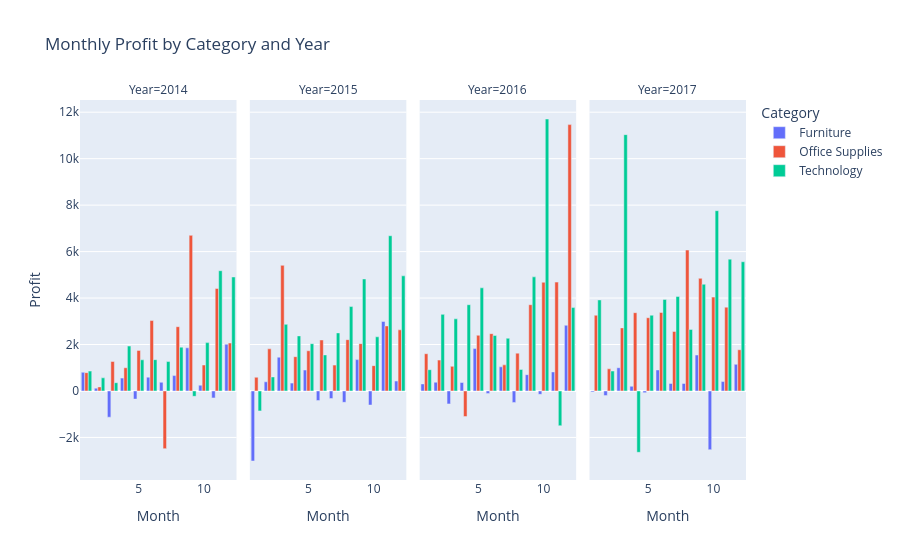

Write notebook code for a chart like this one.
### Code cell
categories_bymonth = df.groupby(['Year', 'Month', 'Category'])['Profit'].sum().reset_index()

fig = px.bar(
    categories_bymonth,
    x='Month',
    y='Profit',
    color='Category',
    facet_col='Year',
    title='Monthly Profit by Category and Year',
    barmode='group',
)
fig.show()

#Technology leads profit every year in Q4

### Figure 1 — Plotly figure (JSON) as saved in the notebook; plotly's stock layout.template omitted (floating-point values rounded to 4 significant figures)
{"data": [{"alignmentgroup": "True", "hovertemplate": "Category=Furniture<br>Year=2014<br>Month=%{x}<br>Profit=%{y}<extra></extra>", "legendgroup": "Furniture", "marker": {"color": "#636efa", "pattern": {"shape": ""}}, "name": "Furniture", "offsetgroup": "Furniture", "orientation": "v", "showlegend": true, "textposition": "auto", "type": "bar", "x": [1, 2, 3, 4, 5, 6, 7, 8, 9, 10, 11, 12], "xaxis": "x", "y": [805.5, 120.7, -1129.0, 554.4, -349.9, 596.3, 374.2, 663.5, 1859.0, 249.2, -297.9, 2012.0], "yaxis": "y"}, {"alignmentgroup": "True", "hovertemplate": "Category=Furniture<br>Year=2015<br>Month=%{x}<br>Profit=%{y}<extra></extra>", "legendgroup": "Furniture", "marker": {"color": "#636efa", "pattern": {"shape": ""}}, "name": "Furniture", "offsetgroup": "Furniture", "orientation": "v", "showlegend": false, "textposition": "auto", "type": "bar", "x": [1, 2, 3, 4, 5, 6, 7, 8, 9, 10, 11, 12], "xaxis": "x2", "y": [-3014.0, 394.9, 1455.0, 338.7, 900.6, -412.7, -325.1, -487.5, 1350.0, -605.5, 2992.0, 428.8], "yaxis": "y2"}, {"alignmentgroup": "True", "hovertemplate": "Category=Furniture<br>Year=2016<br>Month=%{x}<br>Profit=%{y}<extra></extra>", "legendgroup": "Furniture", "marker": {"color": "#636efa", "pattern": {"shape": ""}}, "name": "Furniture", "offsetgroup": "Furniture", "orientation": "v", "showlegend": false, "textposition": "auto", "type": "bar", "x": [1, 2, 3, 4, 5, 6, 7, 8, 9, 10, 11, 12], "xaxis": "x3", "y": [304.0, 377.0, -555.3, 364.8, 1824.0, -106.3, 1039.0, -494.1, 702.6, -144.7, 819.8, 2829.0], "yaxis": "y3"}, {"alignmentgroup": "True", "hovertemplate": "Category=Furniture<br>Year=2017<br>Month=%{x}<br>Profit=%{y}<extra></extra>", "legendgroup": "Furniture", "marker": {"color": "#636efa", "pattern": {"shape": ""}}, "name": "Furniture", "offsetgroup": "Furniture", "orientation": "v", "showlegend": false, "textposition": "auto", "type": "bar", "x": [1, 2, 3, 4, 5, 6, 7, 8, 9, 10, 11, 12], "xaxis": "x4", "y": [-39.44, -199.0, 1001.0, 202.5, -72.88, 905.0, 324.6, 322.2, 1549.0, -2527.0, 406.1, 1147.0], "yaxis": "y4"}, {"alignmentgroup": "True", "hovertemplate": "Category=Office Supplies<br>Year=2014<br>Month=%{x}<br>Profit=%{y}<extra></extra>", "legendgroup": "Office Supplies", "marker": {"color": "#EF553B", "pattern": {"shape": ""}}, "name": "Office Supplies", "offsetgroup": "Office Supplies", "orientation": "v", "showlegend": true, "textposition": "auto", "type": "bar", "x": [1, 2, 3, 4, 5, 6, 7, 8, 9, 10, 11, 12], "xaxis": "x", "y": [789.0, 176.1, 1270.0, 1000.0, 1747.0, 3031.0, -2482.0, 2768.0, 6700.0, 1118.0, 4412.0, 2064.0], "yaxis": "y"}, {"alignmentgroup": "True", "hovertemplate": "Category=Office Supplies<br>Year=2015<br>Month=%{x}<br>Profit=%{y}<extra></extra>", "legendgroup": "Office Supplies", "marker": {"color": "#EF553B", "pattern": {"shape": ""}}, "name": "Office Supplies", "offsetgroup": "Office Supplies", "orientation": "v", "showlegend": false, "textposition": "auto", "type": "bar", "x": [1, 2, 3, 4, 5, 6, 7, 8, 9, 10, 11, 12], "xaxis": "x2", "y": [589.9, 1814.0, 5408.0, 1477.0, 1732.0, 2195.0, 1114.0, 2209.0, 2038.0, 1091.0, 2800.0, 2632.0], "yaxis": "y2"}, {"alignmentgroup": "True", "hovertemplate": "Category=Office Supplies<br>Year=2016<br>Month=%{x}<br>Profit=%{y}<extra></extra>", "legendgroup": "Office Supplies", "marker": {"color": "#EF553B", "pattern": {"shape": ""}}, "name": "Office Supplies", "offsetgroup": "Office Supplies", "orientation": "v", "showlegend": false, "textposition": "auto", "type": "bar", "x": [1, 2, 3, 4, 5, 6, 7, 8, 9, 10, 11, 12], "xaxis": "x3", "y": [1604.0, 1330.0, 1061.0, -1100.0, 2398.0, 2467.0, 1124.0, 1629.0, 3714.0, 4680.0, 4687.0, 11470.0], "yaxis": "y3"}, {"alignmentgroup": "True", "hovertemplate": "Category=Office Supplies<br>Year=2017<br>Month=%{x}<br>Profit=%{y}<extra></extra>", "legendgroup": "Office Supplies", "marker": {"color": "#EF553B", "pattern": {"shape": ""}}, "name": "Office Supplies", "offsetgroup": "Office Supplies", "orientation": "v", "showlegend": false, "textposition": "auto", "type": "bar", "x": [1, 2, 3, 4, 5, 6, 7, 8, 9, 10, 11, 12], "xaxis": "x4", "y": [3260.0, 953.8, 2716.0, 3371.0, 3154.0, 3379.0, 2563.0, 6068.0, 4848.0, 4041.0, 3609.0, 1774.0], "yaxis": "y4"}, {"alignmentgroup": "True", "hovertemplate": "Category=Technology<br>Year=2014<br>Month=%{x}<br>Profit=%{y}<extra></extra>", "legendgroup": "Technology", "marker": {"color": "#00cc96", "pattern": {"shape": ""}}, "name": "Technology", "offsetgroup": "Technology", "orientation": "v", "showlegend": true, "textposition": "auto", "type": "bar", "x": [1, 2, 3, 4, 5, 6, 7, 8, 9, 10, 11, 12], "xaxis": "x", "y": [855.8, 565.5, 357.0, 1934.0, 1341.0, 1349.0, 1266.0, 1887.0, -230.0, 2081.0, 5178.0, 4907.0], "yaxis": "y"}, {"alignmentgroup": "True", "hovertemplate": "Category=Technology<br>Year=2015<br>Month=%{x}<br>Profit=%{y}<extra></extra>", "legendgroup": "Technology", "marker": {"color": "#00cc96", "pattern": {"shape": ""}}, "name": "Technology", "offsetgroup": "Technology", "orientation": "v", "showlegend": false, "textposition": "auto", "type": "bar", "x": [1, 2, 3, 4, 5, 6, 7, 8, 9, 10, 11, 12], "xaxis": "x2", "y": [-856.7, 604.9, 2869.0, 2371.0, 2036.0, 1553.0, 2500.0, 3635.0, 4821.0, 2332.0, 6683.0, 4956.0], "yaxis": "y2"}, {"alignmentgroup": "True", "hovertemplate": "Category=Technology<br>Year=2016<br>Month=%{x}<br>Profit=%{y}<extra></extra>", "legendgroup": "Technology", "marker": {"color": "#00cc96", "pattern": {"shape": ""}}, "name": "Technology", "offsetgroup": "Technology", "orientation": "v", "showlegend": false, "textposition": "auto", "type": "bar", "x": [1, 2, 3, 4, 5, 6, 7, 8, 9, 10, 11, 12], "xaxis": "x3", "y": [916.4, 3298.0, 3106.0, 3713.0, 4440.0, 2389.0, 2270.0, 927.0, 4912.0, 11710.0, -1495.0, 3590.0], "yaxis": "y3"}, {"alignmentgroup": "True", "hovertemplate": "Category=Technology<br>Year=2017<br>Month=%{x}<br>Profit=%{y}<extra></extra>", "legendgroup": "Technology", "marker": {"color": "#00cc96", "pattern": {"shape": ""}}, "name": "Technology", "offsetgroup": "Technology", "orientation": "v", "showlegend": false, "textposition": "auto", "type": "bar", "x": [1, 2, 3, 4, 5, 6, 7, 8, 9, 10, 11, 12], "xaxis": "x4", "y": [3919.0, 859.1, 11040.0, -2640.0, 3262.0, 3939.0, 4065.0, 2651.0, 4595.0, 7761.0, 5675.0, 5562.0], "yaxis": "y4"}], "layout": {"annotations": [{"font": {}, "showarrow": false, "text": "Year=2014", "x": 0.1175, "xanchor": "center", "xref": "paper", "y": 1, "yanchor": "bottom", "yref": "paper"}, {"font": {}, "showarrow": false, "text": "Year=2015", "x": 0.3725, "xanchor": "center", "xref": "paper", "y": 1, "yanchor": "bottom", "yref": "paper"}, {"font": {}, "showarrow": false, "text": "Year=2016", "x": 0.6275, "xanchor": "center", "xref": "paper", "y": 1, "yanchor": "bottom", "yref": "paper"}, {"font": {}, "showarrow": false, "text": "Year=2017", "x": 0.8825, "xanchor": "center", "xref": "paper", "y": 1, "yanchor": "bottom", "yref": "paper"}], "autosize": true, "barmode": "group", "legend": {"title": {"text": "Category"}, "tracegroupgap": 0}, "title": {"text": "Monthly Profit by Category and Year"}, "xaxis": {"anchor": "y", "autorange": true, "domain": [0, 0.235], "range": [0.5, 12.5], "title": {"text": "Month"}, "type": "linear"}, "xaxis2": {"anchor": "y2", "autorange": true, "domain": [0.255, 0.49], "matches": "x", "range": [0.5, 12.5], "title": {"text": "Month"}, "type": "linear"}, "xaxis3": {"anchor": "y3", "autorange": true, "domain": [0.51, 0.745], "matches": "x", "range": [0.5, 12.5], "title": {"text": "Month"}, "type": "linear"}, "xaxis4": {"anchor": "y4", "autorange": true, "domain": [0.765, 1.0], "matches": "x", "range": [0.5, 12.5], "title": {"text": "Month"}, "type": "linear"}, "yaxis": {"anchor": "x", "autorange": true, "domain": [0, 1], "range": [-3832.0, 12530.0], "title": {"text": "Profit"}, "type": "linear"}, "yaxis2": {"anchor": "x2", "autorange": true, "domain": [0, 1], "matches": "y", "range": [-3832.0, 12530.0], "showticklabels": false, "type": "linear"}, "yaxis3": {"anchor": "x3", "autorange": true, "domain": [0, 1], "matches": "y", "range": [-3832.0, 12530.0], "showticklabels": false, "type": "linear"}, "yaxis4": {"anchor": "x4", "autorange": true, "domain": [0, 1], "matches": "y", "range": [-3832.0, 12530.0], "showticklabels": false, "type": "linear"}}}
